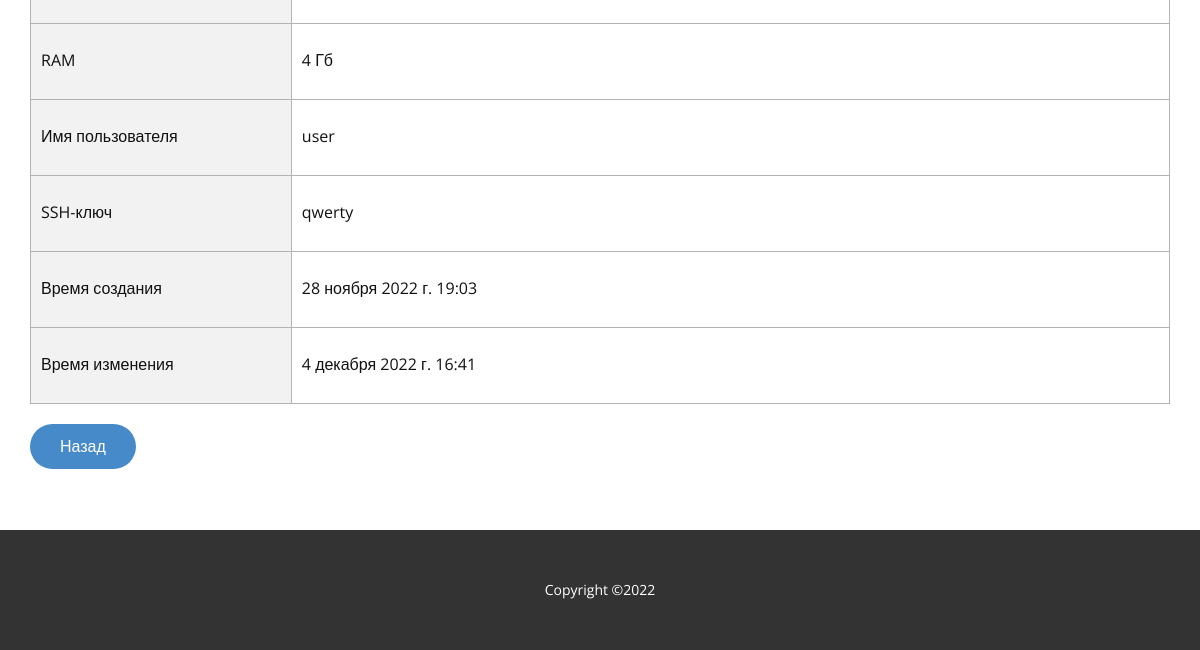
The page /vm/vm-1 (lower part) on the database as committed earlier.
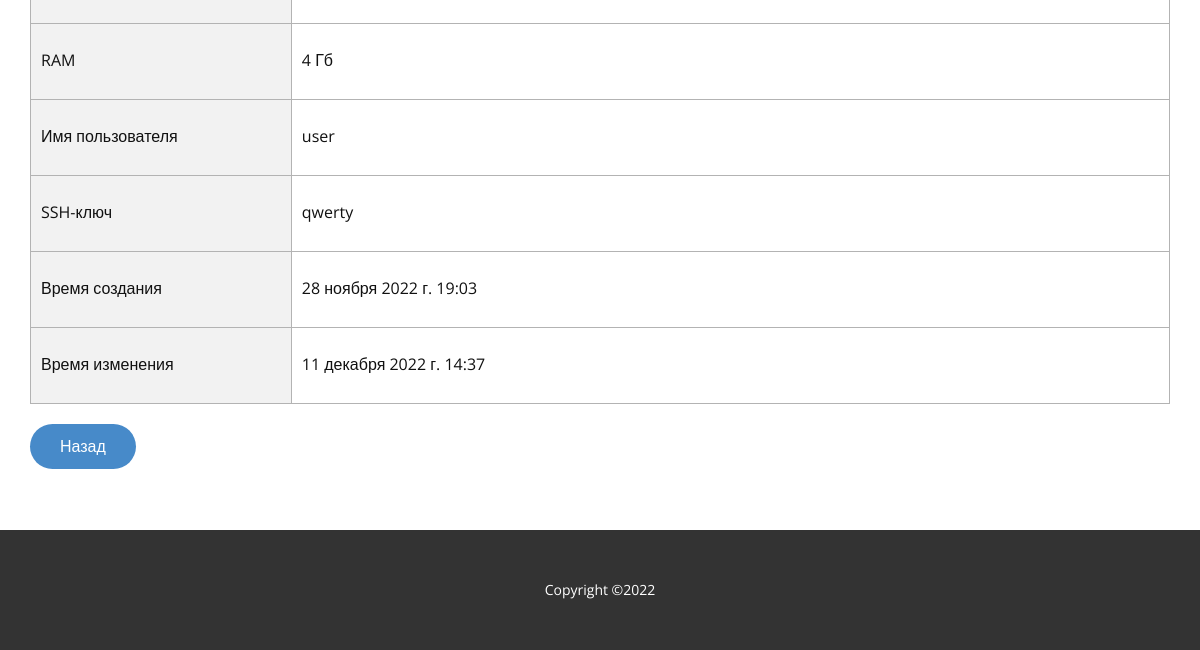
The same page on the database as committed later.
### MySite/models.py (models this page shows, shortened)
class VirtualMachine(models.Model):
    name = models.CharField(max_length=40, unique=True, verbose_name='Название')
    description = models.TextField(verbose_name='Описание')
    ZONE = [
        ('ru-central1-a', 'ru-central-a'),
        ('ru-central1-b', 'ru-central-b'),
        ('ru-central1-c', 'ru-central-c'),
    ]
    zone = models.CharField(choices=ZONE, max_length=13, default='ru-central1-a', verbose_name='Зона доступности')
    IMAGE_ID = [
        ('fd8bh0c781u19q50m4kj', 'Ubuntu-22.04'),
        ('fd8e65d4chiel4ussa9o', 'Debian-11'),
        ('fd84go2nk3voj0gg7tpn', 'openSUSE-Leap-15.3'),
        ('fd8bv62nmsjf6hmjrh96', 'AlmaLinux-8'),
        ('fd8nce10ece89ufqkk9t', 'Astra-Linux-Common-Edition-2.12'),
        ('fd8i8fljrbbcclckhlm9', 'ALT-Linux-10'),
        ('fd8jvcoeij6u9se84dt5', 'CentOS-7'),
        ('fd8phu675e6sgsa68pvj', 'Fedora-35'),
        ('fd865udut6b1gvgh5igh', 'Fedora-CoreOS-35'),
        ('fd8mnkj7vk131q9ll4p5', 'CentOS-Stream-8'),
        ('fd8q0kjl4l1iovds9f29', 'REDOS-7.3'),
    ]
    image_id = models.CharField(choices=IMAGE_ID, max_length=20, default='fd8phu675e6sgsa68pvj',
                                verbose_name='Операционная система')
    BOOT_DISK_TYPE = [
        ('network-hdd', 'HDD'),
        ('network-ssd', 'SSD'),
        ('network-ssd-nonreplicated', 'NR-SSD'),
    ]
    boot_disk_type = models.CharField(max_length=25, choices=BOOT_DISK_TYPE, default='network-hdd',
                                      verbose_name='Тип диска')
    boot_disk_size = models.PositiveSmallIntegerField(verbose_name='Размер диска', default=15)
    cores = models.PositiveSmallIntegerField(verbose_name='vCPU', default=2)
    CORE_FRACTION = [
        (5, '5%'),
        (20, '20%'),
        (100, '100%'),
    ]
    core_fraction = models.PositiveSmallIntegerField(choices=CORE_FRACTION, verbose_name='Гарантированная доля vCPU',
                                                     default=20)
    memory = models.PositiveSmallIntegerField(verbose_name='RAM', default=2)
    username = models.CharField(max_length=20, verbose_name='Имя пользователя', default='user')
    ssh_key = models.CharField(max_length=500, verbose_name='SSH-ключ')
    time_create = models.DateTimeField(auto_now_add=True, verbose_name='Время создания')
    time_update = models.DateTimeField(auto_now=True, verbose_name='Время изменения')
    running = models.BooleanField(verbose_name='Активна', default=False)
    FIELDS = {
        "Название": name,
        "Описание": description,
        "Зона доступности": zone,
        "Операционная система": image_id,
        "Тип диска": boot_disk_type,
        "Размер диска": boot_disk_size,
        "vCPU": cores,
        "Гарантированная доля vCPU": core_fraction,
        "RAM": memory,
        "Имя пользователя": username,
        "SSH-ключ": ssh_key,
        "Время создания": time_create,
        "Время изменения": time_update,
        "Активна": running,
    }
    class Meta:
        verbose_name = 'Виртуальные машины'
        verbose_name_plural = 'Виртуальные машины'
        ordering = ['time_create']

### MySite/views.py (the view)
# urls.py: path('vm/<str:vm_name>', views.vm_view, name='vm'),
def vm_view(request, vm_name):
    context = {'title': f'Шаблон \"{vm_name}\"', 'cssFile': 'css/Список-машин.css',
               'vm': VirtualMachine.objects.get(name=vm_name)}
    return render(
        request,
        'Шаблон-виртуальной-машины.html',
        context=context,
    )

### MySite/templates/Шаблон-виртуальной-машины.html (shortened to what this page needs)
{% extends 'base.html' %}
{% block content %}
    {% load static %}
    <section class="u-align-center u-clearfix u-section-2" id="sec-5c99">
        <div class="u-clearfix u-sheet u-sheet-1">
            <div class="u-expanded-width u-table u-table-responsive u-table-1">
                <table class="u-table-entity u-table-entity-1">
                    <colgroup>
                        <col width="22.9%">
                        <col width="77.1%">
                    </colgroup>
                    <tbody class="u-table-body">
                    <tr style="height: 76px;">
                        <td class="u-border-1 u-border-grey-30 u-first-column u-grey-5 u-table-cell">
                        </td>
                        <td class="u-border-1 u-border-grey-30 u-table-cell">
                        </td>
                    </tr>
                    <tr style="height: 76px;">
                        <td class="u-border-1 u-border-grey-30 u-first-column u-grey-5 u-table-cell">
                            {{ "RAM" }}
                        </td>
                        <td class="u-border-1 u-border-grey-30 u-table-cell">
                            {{ vm.memory }} Гб
                        </td>
                    </tr>
                    <tr style="height: 76px;">
                        <td class="u-border-1 u-border-grey-30 u-first-column u-grey-5 u-table-cell">
                            {{ "Имя пользователя" }}
                        </td>
                        <td class="u-border-1 u-border-grey-30 u-table-cell">
                            {{ vm.username }}
                        </td>
                    </tr>
                    <tr style="height: 76px;">
                        <td class="u-border-1 u-border-grey-30 u-first-column u-grey-5 u-table-cell">
                            {{ "SSH-ключ" }}
                        </td>
                        <td class="u-border-1 u-border-grey-30 u-table-cell">
                            {{ vm.ssh_key }}
                        </td>
                    </tr>
                    <tr style="height: 76px;">
                        <td class="u-border-1 u-border-grey-30 u-first-column u-grey-5 u-table-cell">
                            {{ "Время создания" }}
                        </td>
                        <td class="u-border-1 u-border-grey-30 u-table-cell">
                            {{ vm.time_create }}
                        </td>
                    </tr>
                    <tr style="height: 76px;">
                        <td class="u-border-1 u-border-grey-30 u-first-column u-grey-5 u-table-cell">
                            {{ "Время изменения" }}
                        </td>
                        <td class="u-border-1 u-border-grey-30 u-table-cell">
                            {{ vm.time_update }}
                        </td>
                    </tr>
                    </tbody>
                </table>
                <a href="{% url 'vmList' %}"
                   class="u-btn u-btn-round u-button-style u-hover-palette-1-dark-1 u-palette-1-base u-radius-50 u-btn-1">
                    Назад
                </a>
            </div>
        </div>
    </section>
{% endblock %}

Rows that differ between the two databases and show on the page:
changed VirtualMachine "user": time_update "4 декабря 2022 г. 16:41" → "11 декабря 2022 г. 14:37"
